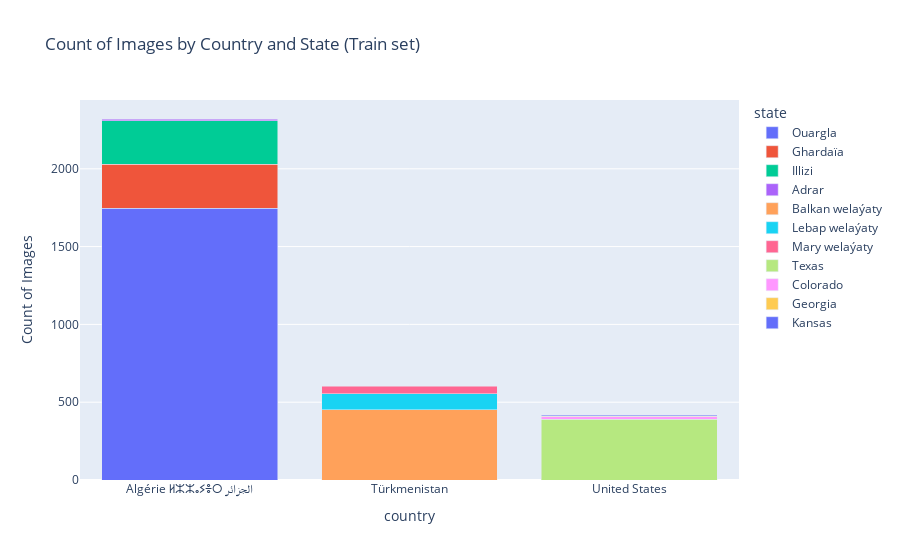

Notebook cell for this chart:
### Markdown cell above
### Distribution of train images

### Code cell
import pandas as pd
import plotly.express as px


import pandas as pd
import plotly.express as px

def flatten_data(dict_images_by_state_train):
    # Flatten the dictionary and calculate the count of images
    flattened_data = []
    for country, states in dict_images_by_state_train.items():
        for state, images in states.items():
            if  isinstance(images, list):
                count_images = len(images)
            else: 
                count_images = images
            flattened_data.append({
                'country': country,
                'state': state,
                'count_images': count_images
            })
    return flattened_data

def stacked_bar_images_bycountry_state(images_by_state_train, title = "Count of Images by Country and State (Train set)"):
    # Check if images_by_state_train is not a list
    if not isinstance(images_by_state_train, list):  
        flattened_data = flatten_data(images_by_state_train)
    else:
        flattened_data = images_by_state_train
    
    # Convert to DataFrame
    df = pd.DataFrame(flattened_data)

    # Filter by countries if provided
    df = df[df['country'].isin(countries)]
    
    # Create a stacked bar chart
    fig = px.bar(df, x='country', y='count_images', color='state', 
                title=title, 
                labels={'count_images': 'Count of Images'}, barmode='stack')

    fig.show()

dict_images_by_state_train = images_by_country_and_state(stations_info_train, print_results=False)
stacked_bar_images_bycountry_state(dict_images_by_state_train)

### Figure 1 — Plotly figure (JSON) as saved in the notebook; plotly's stock layout.template omitted (floating-point values rounded to 4 significant figures)
{"data": [{"alignmentgroup": "True", "hovertemplate": "state=Ouargla<br>country=%{x}<br>Count of Images=%{y}<extra></extra>", "legendgroup": "Ouargla", "marker": {"color": "#636efa", "pattern": {"shape": ""}}, "name": "Ouargla", "offsetgroup": "Ouargla", "orientation": "v", "showlegend": true, "textposition": "auto", "type": "bar", "x": ["Algérie ⵍⵣⵣⴰⵢⴻⵔ الجزائر"], "xaxis": "x", "y": [1745], "yaxis": "y"}, {"alignmentgroup": "True", "hovertemplate": "state=Ghardaïa<br>country=%{x}<br>Count of Images=%{y}<extra></extra>", "legendgroup": "Ghardaïa", "marker": {"color": "#EF553B", "pattern": {"shape": ""}}, "name": "Ghardaïa", "offsetgroup": "Ghardaïa", "orientation": "v", "showlegend": true, "textposition": "auto", "type": "bar", "x": ["Algérie ⵍⵣⵣⴰⵢⴻⵔ الجزائر"], "xaxis": "x", "y": [285], "yaxis": "y"}, {"alignmentgroup": "True", "hovertemplate": "state=Illizi<br>country=%{x}<br>Count of Images=%{y}<extra></extra>", "legendgroup": "Illizi", "marker": {"color": "#00cc96", "pattern": {"shape": ""}}, "name": "Illizi", "offsetgroup": "Illizi", "orientation": "v", "showlegend": true, "textposition": "auto", "type": "bar", "x": ["Algérie ⵍⵣⵣⴰⵢⴻⵔ الجزائر"], "xaxis": "x", "y": [280], "yaxis": "y"}, {"alignmentgroup": "True", "hovertemplate": "state=Adrar<br>country=%{x}<br>Count of Images=%{y}<extra></extra>", "legendgroup": "Adrar", "marker": {"color": "#ab63fa", "pattern": {"shape": ""}}, "name": "Adrar", "offsetgroup": "Adrar", "orientation": "v", "showlegend": true, "textposition": "auto", "type": "bar", "x": ["Algérie ⵍⵣⵣⴰⵢⴻⵔ الجزائر"], "xaxis": "x", "y": [10], "yaxis": "y"}, {"alignmentgroup": "True", "hovertemplate": "state=Balkan welaýaty<br>country=%{x}<br>Count of Images=%{y}<extra></extra>", "legendgroup": "Balkan welaýaty", "marker": {"color": "#FFA15A", "pattern": {"shape": ""}}, "name": "Balkan welaýaty", "offsetgroup": "Balkan welaýaty", "orientation": "v", "showlegend": true, "textposition": "auto", "type": "bar", "x": ["Türkmenistan"], "xaxis": "x", "y": [450], "yaxis": "y"}, {"alignmentgroup": "True", "hovertemplate": "state=Lebap welaýaty<br>country=%{x}<br>Count of Images=%{y}<extra></extra>", "legendgroup": "Lebap welaýaty", "marker": {"color": "#19d3f3", "pattern": {"shape": ""}}, "name": "Lebap welaýaty", "offsetgroup": "Lebap welaýaty", "orientation": "v", "showlegend": true, "textposition": "auto", "type": "bar", "x": ["Türkmenistan"], "xaxis": "x", "y": [104], "yaxis": "y"}, {"alignmentgroup": "True", "hovertemplate": "state=Mary welaýaty<br>country=%{x}<br>Count of Images=%{y}<extra></extra>", "legendgroup": "Mary welaýaty", "marker": {"color": "#FF6692", "pattern": {"shape": ""}}, "name": "Mary welaýaty", "offsetgroup": "Mary welaýaty", "orientation": "v", "showlegend": true, "textposition": "auto", "type": "bar", "x": ["Türkmenistan"], "xaxis": "x", "y": [48], "yaxis": "y"}, {"alignmentgroup": "True", "hovertemplate": "state=Texas<br>country=%{x}<br>Count of Images=%{y}<extra></extra>", "legendgroup": "Texas", "marker": {"color": "#B6E880", "pattern": {"shape": ""}}, "name": "Texas", "offsetgroup": "Texas", "orientation": "v", "showlegend": true, "textposition": "auto", "type": "bar", "x": ["United States"], "xaxis": "x", "y": [390], "yaxis": "y"}, {"alignmentgroup": "True", "hovertemplate": "state=Colorado<br>country=%{x}<br>Count of Images=%{y}<extra></extra>", "legendgroup": "Colorado", "marker": {"color": "#FF97FF", "pattern": {"shape": ""}}, "name": "Colorado", "offsetgroup": "Colorado", "orientation": "v", "showlegend": true, "textposition": "auto", "type": "bar", "x": ["United States"], "xaxis": "x", "y": [15], "yaxis": "y"}, {"alignmentgroup": "True", "hovertemplate": "state=Georgia<br>country=%{x}<br>Count of Images=%{y}<extra></extra>", "legendgroup": "Georgia", "marker": {"color": "#FECB52", "pattern": {"shape": ""}}, "name": "Georgia", "offsetgroup": "Georgia", "orientation": "v", "showlegend": true, "textposition": "auto", "type": "bar", "x": ["United States"], "xaxis": "x", "y": [5], "yaxis": "y"}, {"alignmentgroup": "True", "hovertemplate": "state=Kansas<br>country=%{x}<br>Count of Images=%{y}<extra></extra>", "legendgroup": "Kansas", "marker": {"color": "#636efa", "pattern": {"shape": ""}}, "name": "Kansas", "offsetgroup": "Kansas", "orientation": "v", "showlegend": true, "textposition": "auto", "type": "bar", "x": ["United States"], "xaxis": "x", "y": [5], "yaxis": "y"}], "layout": {"barmode": "stack", "legend": {"title": {"text": "state"}, "tracegroupgap": 0}, "title": {"text": "Count of Images by Country and State (Train set)"}, "xaxis": {"anchor": "y", "domain": [0, 1], "title": {"text": "country"}}, "yaxis": {"anchor": "x", "domain": [0, 1], "title": {"text": "Count of Images"}}}}
